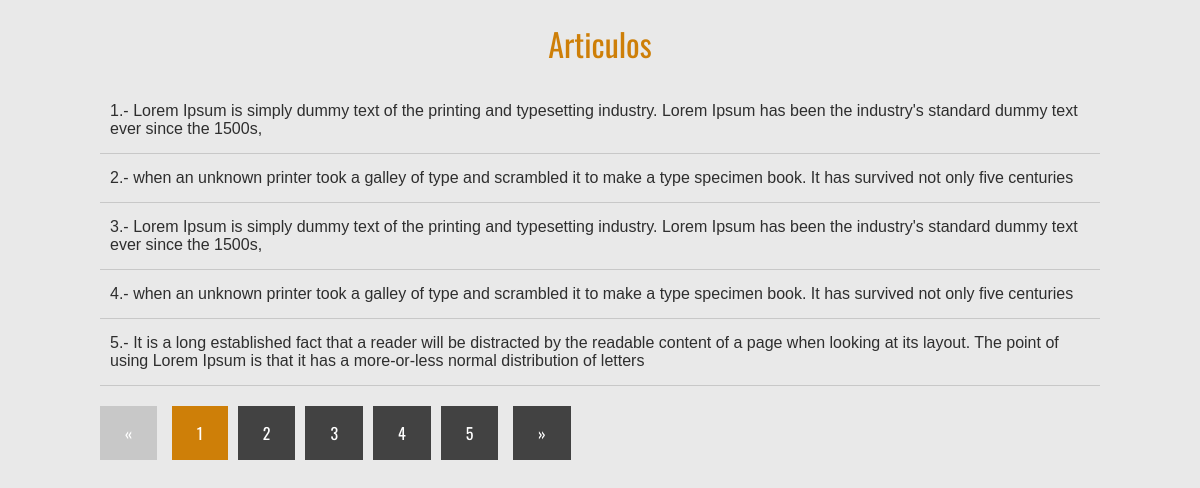
Screenshot of /Paginacion/index.php with the database file from the repository.
### tables this page shows
CREATE TABLE `articulos` (
  `id` int(11) NOT NULL,
  `articulo` varchar(255) NOT NULL
);

### Paginacion/index.php (called while the page is built, shortened)
<?php
try {
	$conexion = new PDO('mysql:host=localhost;dbname=curso_paginacion', 'root', '');
} catch (PDOException $e) {
	echo 'ERROR: '. $e->getMessage();
	die();
}
$pagina = isset($_GET['pagina']) ? (int)$_GET['pagina'] : 1;
$postPorPagina = 5;
$inicio = ($pagina > 1) ? ($pagina * $postPorPagina - $postPorPagina) : 0 ;
$articulos = $conexion->prepare("
	SELECT SQL_CALC_FOUND_ROWS * FROM articulos
	LIMIT $inicio, $postPorPagina
");
$articulos->execute();
$articulos = $articulos->fetchAll();
$totalArticulos = $conexion->query('SELECT FOUND_ROWS() as total');
$totalArticulos = $totalArticulos->fetch()['total'];
$numeroPaginas = ceil($totalArticulos / $postPorPagina);
require 'index.view.php';
?>

### Paginacion/index.view.php (the view, shortened to what this page needs)
<!DOCTYPE html>
<html lang="en">
<head>
	<link rel="stylesheet" href="estilos.css">
</head>
<body>
	<div class="contenedor">
		<h1>Articulos</h1>
		<section class="articulos">
			<ul>
				<?php foreach ($articulos as $articulo): ?>
					<li><?php echo $articulo['id'] . '.- ' . $articulo['articulo']; ?></li>
				<?php endforeach; ?>
			</ul>
		</section>
		<div class="paginacion">
			<ul>
				<?php if($pagina == 1): ?>
					<li class="disabled">&laquo;</li>
				<?php else: ?>
					<li><a href="?pagina=<?php echo $pagina - 1 ?>">&laquo;</a></li>
				<?php endif; ?>
				<?php
					for($i = 1; $i <= $numeroPaginas; $i++){
						if ($pagina === $i) {
							echo "<li class='active'><a href='?pagina=$i'>$i</a></li>";
						} else {
							echo "<li><a href='?pagina=$i'>$i</a></li>";
						}
					}
				 ?>
				<?php if($pagina == $numeroPaginas): ?>
					<li class="disabled">&raquo;</li>
				<?php else: ?>
					<li><a href="?pagina=<?php echo $pagina + 1 ?>">&raquo;</a></li>
				<?php endif; ?>
			</ul>
		</div>
	</div>
</body>
</html>

### Paginacion/estilos.css (style rules this page uses)
* { margin: 0; padding: 0; -webkit-box-sizing: border-box; -moz-box-sizing: border-box; box-sizing: border-box; }
body { background: #e9e9e9; color: #2e2e2e; font-family: Arial, helvetica, sans-serif; }
.contenedor { width: 90%; max-width: 1000px; margin: auto; }
h1 { margin: 20px 0; text-align: center; font-family: "Oswald", Arial, helvetica, sans-serif; color: #ce7f08; font-weight: normal; }
.contenedor .articulos { margin-bottom: 20px; }
.contenedor .articulos ul { list-style: none; }
.contenedor .articulos ul li { padding: 15px 10px; border-bottom: 1px solid #c8c8c8; }
.paginacion ul { list-style: none; }
.paginacion ul li { display: inline-block; margin-right: 10px; }
.paginacion ul .active a { background: #ce7f08; }
.paginacion ul .disabled { background: #c8c8c8; display: inline-block; font-family: "Oswald", Arial, helvetica, sans-serif; padding: 15px 25px; cursor: not-allowed; color: #fff; text-decoration: none; }
.paginacion ul li a { display: inline-block; font-family: "Oswald", Arial, helvetica, sans-serif; padding: 15px 25px; background: #424242; color: #fff; text-decoration: none; }

### rows the page displays
articulos: id "1", articulo "Lorem Ipsum is simply dummy text of the printing and typesetting industry. Lorem Ipsum has been the industry's standard dummy text ever since the 1500s,"
articulos: id "2", articulo "when an unknown printer took a galley of type and scrambled it to make a type specimen book. It has survived not only five centuries"
articulos: id "3", articulo "Lorem Ipsum is simply dummy text of the printing and typesetting industry. Lorem Ipsum has been the industry's standard dummy text ever since the 1500s,"
articulos: id "4", articulo "when an unknown printer took a galley of type and scrambled it to make a type specimen book. It has survived not only five centuries"
articulos: id "5", articulo "It is a long established fact that a reader will be distracted by the readable content of a page when looking at its layout. The point of using Lorem Ipsum is that it has a more-or-less normal distribution of letters"
